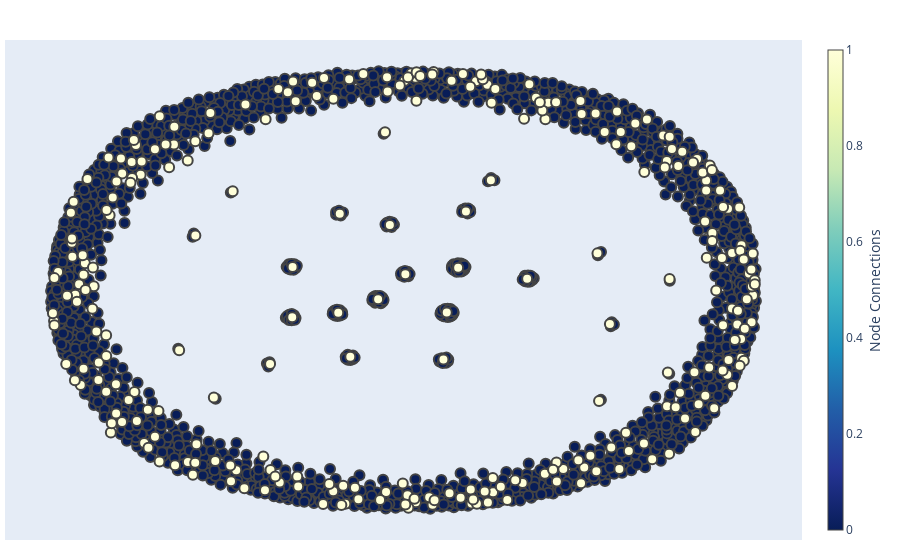

The notebook cell saved with this chart:
### Code cell
import pandas as pd
import sys
sys.path.append("../")
import relationalpandas as rp

collection = rp.Collection()
collection.register_scene({
        "dataframes": [
            {
                "name": "Tracks",
                "data": tracks,
                "entity_column": "TrackName"
            },
            {
                "name": "Artists",
                "data": artists,
                "entity_column": "Name"
            }
        ],
        "relations": [
            [tracks, artists, "Composer", "Name"]
        ]
    })
#collection.visualize_instances()
collection.visualize_instances("plotly")

### Figure 1 — Plotly figure (JSON) as saved in the notebook; plotly's stock layout.template omitted (floating-point values rounded to 4 significant figures; data arrays with more than 128 entries replaced by an {"elided": "..."} marker saying what was removed)
{"data": [{"hoverinfo": "none", "line": {"color": "#888", "width": 0.5}, "mode": "lines", "type": "scatter", "x": {"elided": "507 float values"}, "y": {"elided": "507 float values"}}, {"hoverinfo": "text", "marker": {"color": {"elided": "1775 int values"}, "colorbar": {"thickness": 15, "title": {"side": "right", "text": "Node Connections"}, "xanchor": "left"}, "colorscale": [[0, "rgb(255,255,217)"], [0.125, "rgb(237,248,177)"], [0.25, "rgb(199,233,180)"], [0.375, "rgb(127,205,187)"], [0.5, "rgb(65,182,196)"], [0.625, "rgb(29,145,192)"], [0.75, "rgb(34,94,168)"], [0.875, "rgb(37,52,148)"], [1, "rgb(8,29,88)"]], "line": {"width": 2}, "reversescale": true, "showscale": true, "size": 10}, "mode": "markers", "text": {"elided": "1775 str values"}, "type": "scatter", "x": {"elided": "1775 float values"}, "y": {"elided": "1775 float values"}}], "layout": {"annotations": [{"showarrow": false, "text": "", "x": 0.005, "xref": "paper", "y": -0.002, "yref": "paper"}], "hovermode": "closest", "margin": {"b": 20, "l": 5, "r": 5, "t": 40}, "showlegend": false, "title": {"font": {"size": 16}, "text": ""}, "xaxis": {"showgrid": false, "showticklabels": false, "zeroline": false}, "yaxis": {"showgrid": false, "showticklabels": false, "zeroline": false}}}
